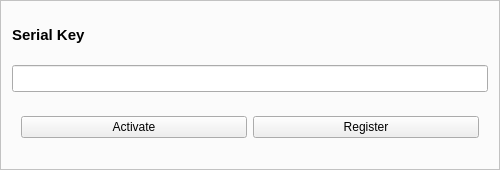
<?xml version="1.0" encoding="UTF-8"?>
<ui version="4.0">
 <class>MainWindow</class>
 <widget class="QMainWindow" name="MainWindow">
  <property name="enabled">
   <bool>true</bool>
  </property>
  <property name="geometry">
   <rect>
    <x>0</x>
    <y>0</y>
    <width>500</width>
    <height>170</height>
   </rect>
  </property>
  <property name="minimumSize">
   <size>
    <width>500</width>
    <height>170</height>
   </size>
  </property>
  <property name="maximumSize">
   <size>
    <width>500</width>
    <height>170</height>
   </size>
  </property>
  <property name="windowTitle">
   <string>Serial Key</string>
  </property>
  <property name="windowIcon">
   <iconset>
    <normaloff>icon/logo.png</normaloff>icon/logo.png</iconset>
  </property>
  <property name="styleSheet">
   <string notr="true">#frame {	
	background-color: rgb(251, 251, 251);
}</string>
  </property>
  <widget class="QWidget" name="centralwidget">
   <property name="styleSheet">
    <string notr="true">/*	color: #ffffff;
	background-color: rgba(33, 37, 43, 180);
	/*border: 1px solid rgb(44, 49, 58);
	background-image: none;
	background-position: left center;
    background-repeat: no-repeat;
	border: none;
	/*border-left: 2px solid rgb(255, 121, 198);
	text-align: left;
	padding-left: 8px;
	margin: 0px;</string>
   </property>
   <layout class="QVBoxLayout" name="verticalLayout">
    <property name="spacing">
     <number>0</number>
    </property>
    <property name="leftMargin">
     <number>0</number>
    </property>
    <property name="topMargin">
     <number>0</number>
    </property>
    <property name="rightMargin">
     <number>0</number>
    </property>
    <property name="bottomMargin">
     <number>0</number>
    </property>
    <item>
     <widget class="QFrame" name="frame">
      <property name="frameShape">
       <enum>QFrame::StyledPanel</enum>
      </property>
      <property name="frameShadow">
       <enum>QFrame::Raised</enum>
      </property>
      <layout class="QVBoxLayout" name="verticalLayout_2">
       <property name="spacing">
        <number>7</number>
       </property>
       <property name="leftMargin">
        <number>11</number>
       </property>
       <property name="topMargin">
        <number>11</number>
       </property>
       <property name="rightMargin">
        <number>11</number>
       </property>
       <property name="bottomMargin">
        <number>11</number>
       </property>
       <item>
        <widget class="QLabel" name="label">
         <property name="maximumSize">
          <size>
           <width>16777215</width>
           <height>40</height>
          </size>
         </property>
         <property name="font">
          <font>
           <family>Segoe UI</family>
           <pointsize>11</pointsize>
           <weight>75</weight>
           <bold>true</bold>
          </font>
         </property>
         <property name="frameShape">
          <enum>QFrame::NoFrame</enum>
         </property>
         <property name="text">
          <string>Serial Key</string>
         </property>
         <property name="textFormat">
          <enum>Qt::AutoText</enum>
         </property>
        </widget>
       </item>
       <item>
        <widget class="QLineEdit" name="key">
         <property name="font">
          <font>
           <pointsize>12</pointsize>
          </font>
         </property>
         <property name="text">
          <string/>
         </property>
        </widget>
       </item>
       <item>
        <widget class="QWidget" name="widget_2" native="true">
         <property name="maximumSize">
          <size>
           <width>16777215</width>
           <height>50</height>
          </size>
         </property>
         <layout class="QHBoxLayout" name="horizontalLayout">
          <item>
           <widget class="QPushButton" name="pushButton_2">
            <property name="text">
             <string>Activate</string>
            </property>
            <property name="icon">
             <iconset>
              <normaloff>icon/icons8-key-50.png</normaloff>icon/icons8-key-50.png</iconset>
            </property>
           </widget>
          </item>
          <item>
           <widget class="QPushButton" name="pushButton">
            <property name="text">
             <string>Register</string>
            </property>
            <property name="icon">
             <iconset>
              <normaloff>icon/icons8-add-user-male-50.png</normaloff>icon/icons8-add-user-male-50.png</iconset>
            </property>
           </widget>
          </item>
         </layout>
        </widget>
       </item>
      </layout>
     </widget>
    </item>
   </layout>
  </widget>
 </widget>
 <resources>
  <include location="../Modern_GUI_PyDracula_PySide6_or_PyQt6-master/Modern_GUI_PyDracula_PySide6_or_PyQt6-master/resources.qrc"/>
 </resources>
 <connections/>
</ui>
